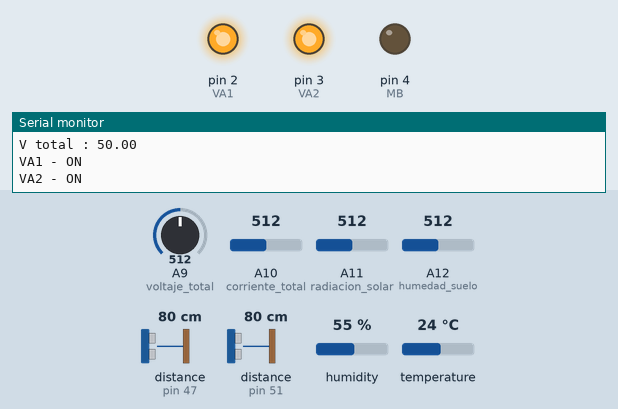
This sketch was run on a simulated Arduino Mega 2560, built with avr-gcc and run on an emulated ATmega2560. Shown: output pins drawn as LEDs (lit = HIGH), the last lines printed to the serial monitor. Wiring (inferred from the names in the program): DHT11 sensor: data pin 53. The inputs (shaded band) are chosen by the test bench; at power-on: distance to the obstacle (sensors on pin 47, pin 51) 80 cm, A9 (voltaje_total) = 512, A10 (corriente_total) = 512, A11 (radiacion_solar) = 512, A12 (humedad_suelo) = 512, humidity 55 %, temperature 24 °C. The echo pulse lasts 58.3 µs per cm.

Above: at 1.3 s.
1.4 s: distance to the obstacle (sensor on pin 47) set to 23 cm
2.9 s: distance to the obstacle (sensor on pin 47) set to 18 cm
At 4.6 s:
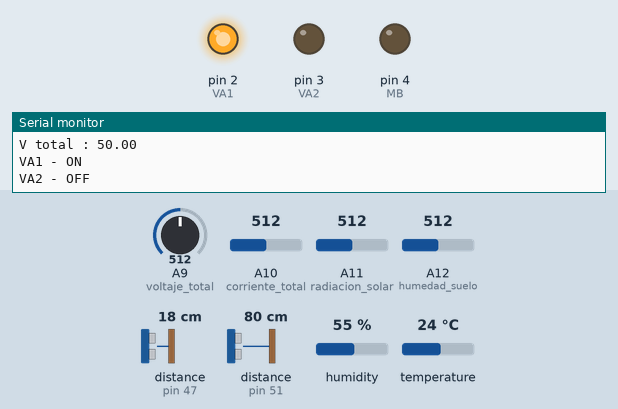
4.9 s: distance to the obstacle (sensor on pin 51) set to 23 cm
6.4 s: distance to the obstacle (sensor on pin 51) set to 18 cm
At 7.7 s:
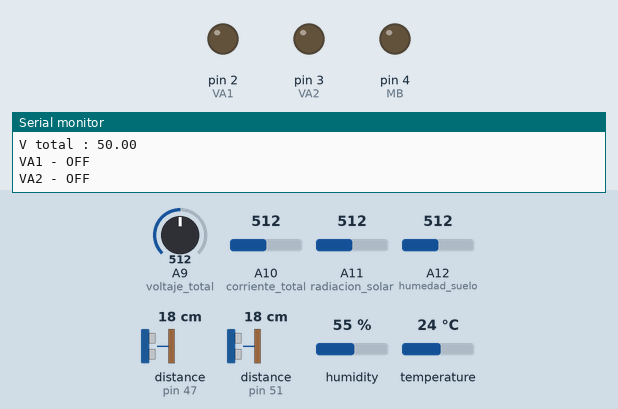
8.3 s: distance to the obstacle (sensor on pin 47) set to 35 cm
At 8.9 s:
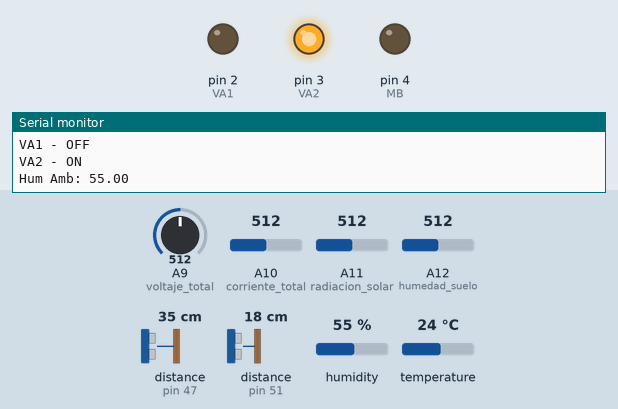
10.0 s: distance to the obstacle (sensor on pin 47) set to 2 cm
At 11.4 s:
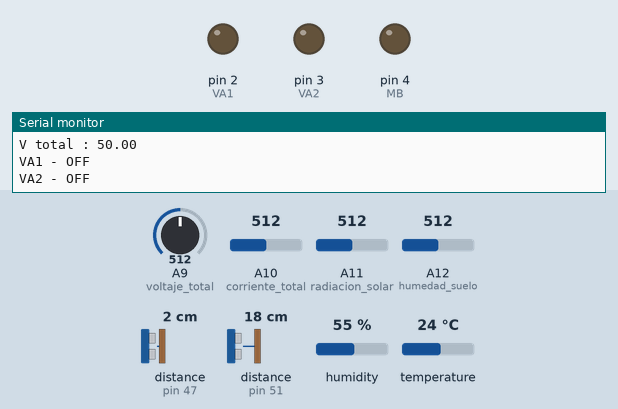
Timing chart, 0 to 12.7 s (numbered marks = the images above; inputs shaded):
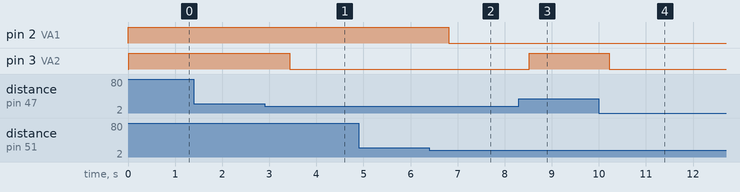

The sketch:

C2_SECUENCIA1.ino
```cpp
#include <NewPing.h>
int ibyte,val;
int datas[10];
int data[9];
int XT; //Tipo de tarea
int carga;
float medida_u1;
float medida_u2;
int flag1;
unsigned long tiempo_inicio;

#define PC Serial
#define C1 Serial1
#define SCADA Serial2

#define VA1 2 // Electroválvula 1, tipo salida a relé //IZQUIERDA
#define VA2 3 // Electroválvula 2, tipo salida a relé //DERECHA
#define MB  4 // Relé de la motobomba

//Tareas
#define fumigacion  1
#define adquisicion 2
#define transporte  3
#define MAX_CARGA   100
#define MIN_LEVEL_TANQUE   10
#define REF_U1   100
#define REF_U2   100
#define TIEMPO_PARADA   10000 //En milisegundos

//Sensores de ultrasonido
#define trig1 41
#define echo1 43
#define trig2 45
#define echo2 47
#define trig3 49
#define echo3 51
#define MAX_DISTANCE 200 // Maximum distance we want to ping for (in centimeters). Maximum sensor distance is rated at 400-500cm.

NewPing tanque(trig1, echo1, MAX_DISTANCE); // NewPing setup of pins and maximum distance.
NewPing arbol_der(trig2, echo2, MAX_DISTANCE); // NewPing setup of pins and maximum distance.
NewPing arbol_izq(trig3, echo3, MAX_DISTANCE); // NewPing setup of pins and maximum distance.

//Sensores Analógicos
#define S1 A1
#define S2 A2
#define S3 A3
#define S4 A4
#define transmisor_presion A14
#define corriente_total A10
#define voltaje_total A9
#define humedad_suelo A12
#define ph_suelo A13
#define radiacion_solar A11
//Sensores I2C y digitales
#define dht11 53

//Valor de las variables
float hum_amb, temp_amb,rad_sol, hum_sue,i_tot,v_tot,nivel_tank;
//Entradas y salidas extras
#define Out1 23
#define Out2 25
#define Out3 27
#define Out4 29
#define In1  31
#define In2  33
#define In3  35
#define In4  37

// variables
int buttonState = 0;

void setup() {
  // initialize the LED pin as an output:
  pinMode(VA1, OUTPUT);
  pinMode(VA2, OUTPUT);
  pinMode(MB, OUTPUT);

  PC.begin(115200);
  C1.begin(115200); //Comunicación con C1
  SCADA.begin(115200); //Comunicación con SCADA
}

void loop(){

  medida_u1 = medida1();

  if(medida_u1 <= REF_U1 && medida_u1>20) //detecta el arbol en el lado1?
  {
  digitalWrite(VA1, HIGH);
  Serial.println("VA1 - ON");
  }
  else
  {
  digitalWrite(VA1, LOW);
  Serial.println("VA1 - OFF");
  }

  medida_u2 = medida2();

  if(medida_u2 <= REF_U2 && medida_u2>20) //detecta el arbol en el lado1?
  {
  digitalWrite(VA2, HIGH);
  Serial.println("VA2 - ON");
  }
  else
  {
  digitalWrite(VA2, LOW);
  Serial.println("VA2 - OFF");
  }

  delay(50);                      // Wait 50ms between pings (about 20 pings/sec). 29ms should be the shortest delay between pings.

  control_presion();

  read_sensors();
}

void enviar_datos(){
 //long temp1 = micros();
  Serial2.print('x');
  Serial2.print((char)hum_amb);
  Serial2.print((char)temp_amb);
  Serial2.print((char)rad_sol);
  Serial2.print((char)hum_sue);
  Serial2.print((char)i_tot);
  Serial2.print((char)v_tot);
  Serial2.print((char)nivel_tank);
 //Serial.println(micros()-temp1);
}

void init_sensors(){}
boolean llego_DP(){}
void colocar_sensor(){}
void recoger_sensor(){}

void read_sensors(){
  //Se van a tomar 4 muestras que se van a promediar
  hum_amb  = read_hum_amb();
  Serial.print("Hum Amb: ");
  Serial.println(hum_amb);

  temp_amb = read_temp_amb();
  Serial.print("Temp : ");
  Serial.println(temp_amb);

  rad_sol = analogRead(radiacion_solar);
  rad_sol = map(rad_sol,0,1023*4/5,0,12);
  Serial.print("Rad : ");
  Serial.println(rad_sol);

  hum_sue = analogRead(humedad_suelo);
  hum_sue = map(hum_sue,0,1023,0,100);
  Serial.print("Hum Suelo : ");
  Serial.println(hum_sue);

  i_tot = analogRead(corriente_total);
  i_tot = map(i_tot,0,1023,0,100);
  Serial.print("I total : ");
  Serial.println(i_tot);

  v_tot = analogRead(voltaje_total);
  v_tot = map(v_tot,0,1023,0,100);
  Serial.print("V total : ");
  Serial.println(v_tot);
  //Trabajaremos con interrupción timer 1
  enviar_datos();

}
void control_presion(){
}

float medida1(){
  unsigned int uS = arbol_izq.ping(); // Send ping, get ping time in microseconds (uS).
//  Serial.print("Ping1: ");
//  Serial.print(uS / US_ROUNDTRIP_CM); // Convert ping time to distance in cm and print result (0 = outside set distance range)
//  Serial.println("cm");
  return uS / US_ROUNDTRIP_CM;
}

float medida2(){
  unsigned int uS = arbol_der.ping(); // Send ping, get ping time in microseconds (uS).
//  Serial.print("Ping2: ");
//  Serial.print(uS / US_ROUNDTRIP_CM); // Convert ping time to distance in cm and print result (0 = outside set distance range)
//  Serial.println("cm");
  return uS / US_ROUNDTRIP_CM;
}

float nivel_tanque(){
  unsigned int uS = tanque.ping(); // Send ping, get ping time in microseconds (uS).
  return uS / US_ROUNDTRIP_CM;
}
```

SensorDHT.ino
```cpp
#include "DHT.h"
#define DHTPIN 53
#define DHTTYPE DHT11
DHT dht(DHTPIN, DHTTYPE);


float read_temp_amb(){
  float t = dht.readTemperature();
  return t;
}

float read_hum_amb(){
  float h = dht.readHumidity();
  return h;
}


//  if (isnan(t) && isnan(h)) {
//    Serial.println("Failed to read from DHT");
//  } else {
//    Serial.print("Humidity: ");
//    Serial.print(h);
//    Serial.print(" %\t");
//    Serial.print("Temperature: ");
//    Serial.print(t);
//    Serial.println(" *C");
//  }
//  delay(1000);
//}
```

Measured:
- the behaviour switches between 21 and 20 cm on distance to the obstacle (sensor on pin 47) (found by bisection; images 0 and 1)
- the behaviour switches between 21 and 20 cm on distance to the obstacle (sensor on pin 51) (found by bisection; images 1 and 2)
- after the input at 2.9 s, pin 3 (VA2): HIGH → LOW after 0.54 s
- after the input at 6.4 s, pin 2 (VA1): HIGH → LOW after 0.42 s
- after the input at 8.3 s, pin 3 (VA2): LOW → HIGH after 0.22 s
- after the input at 10.0 s, pin 3 (VA2): HIGH → LOW after 0.22 s
